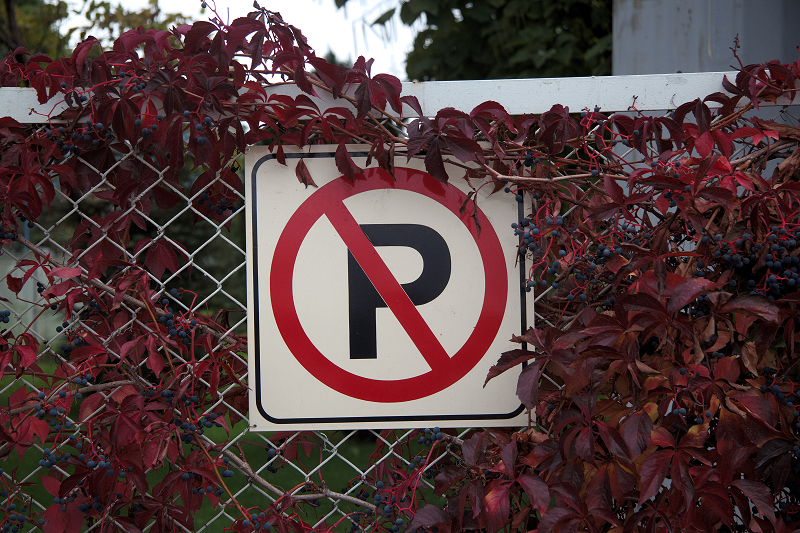
//> input picture Test.png, 800 x 533 px
$ ./main   (built with g++ and OpenCV 4)
//> lines starting //> are read from the running program, lines starting //| are printed output that depends on the picture
#include "opencv2/opencv.hpp"

using namespace std;
using namespace cv;

int main()
{
    Mat image = imread("Test.png");
//> image is the input picture: 533 rows x 800 cols, CV_8UC3; mean B, G, R 63.6, 62.9, 84.5
    Mat imgGray;
    cvtColor(image, imgGray, COLOR_BGR2GRAY);
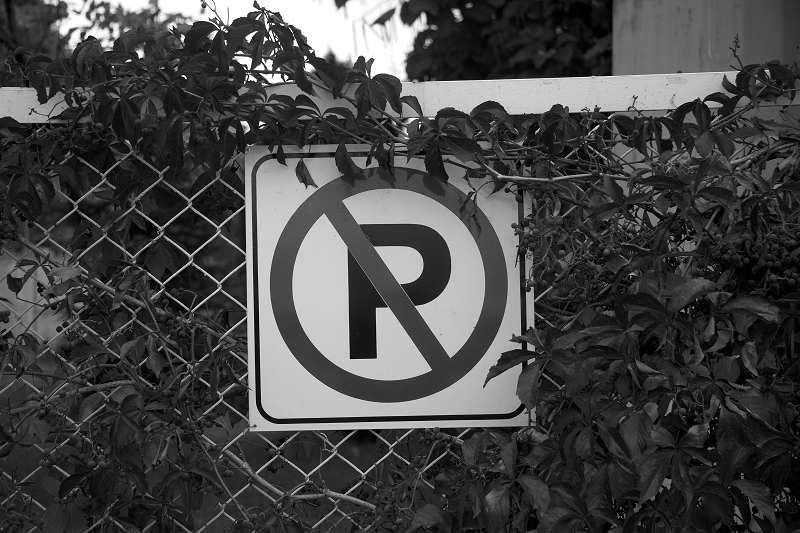
//> imgGray: 533 rows x 800 cols, CV_8UC1; min 0, max 255, mean 69.5

    Ptr<LineSegmentDetector> detector = createLineSegmentDetector();

    vector<Vec4f> lines;
    detector->detect(imgGray,
                     lines);
//> lines = 1669 items, first 8: [506.9, 78.38, 456.8, 79.98], [193.2, 19.08, 210.8, 22.16], [303.1, 56.87, 304.1, 68.36], [286.8, 23.61, 291.9, 24.27], [251.8, 69.86, 261.9, 69.57], [679.4, 72.69, 535.7, 77.74], [255.2, 170.7, 260.4, 406.9], [89.01, 33.82, 97.48, 38.21]

    Mat result(image.size(),
               CV_8UC3,
               Scalar(0, 0, 0));

    //    detector->drawSegments(result,
    //                           lines);

    // or the following

    Scalar color(0,0,255);
    int thickness = 2;
    for(int i=0; i<lines.size(); i++)
    {
        line(result,
             Point(lines.at(i)[0],
                lines.at(i)[1]),
             Point(lines.at(i)[2],
                lines.at(i)[3]),
             color,
             thickness);
    }
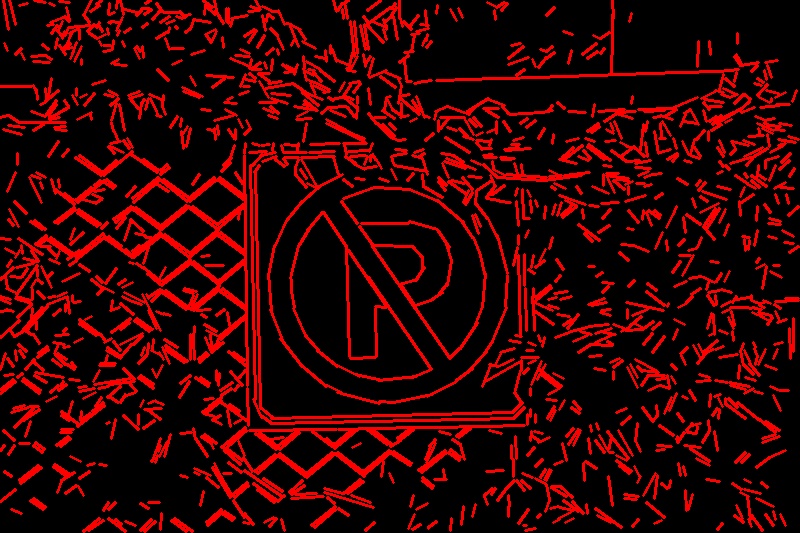
//> result: 533 rows x 800 cols, CV_8UC3; mean B, G, R 0, 0, 49.5

    imshow("image", image);
    imshow("result", result);

    waitKey();

    return 0;
}

$ run again, with Sign.png copied over Test.png
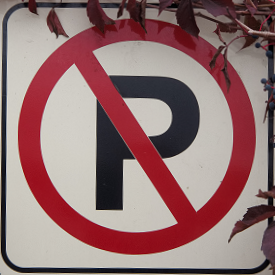
//> input picture Sign.png, 275 x 275 px
//> image is the input picture: 275 rows x 275 cols, CV_8UC3; mean B, G, R 114.3, 113.9, 147.2
//> `cvtColor(image, imgGray, COLOR_BGR2GRAY);`:
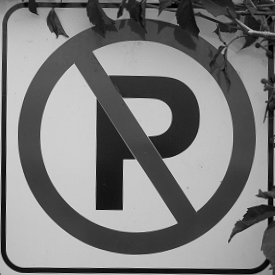
//> imgGray: 275 rows x 275 cols, CV_8UC1; min 0, max 227, mean 123.9
//> lines = 187 items, first 8: [120.6, 209.5, 95.63, 209.4], [6.47, 19.37, 5.14, 255.6], [95.25, 208.1, 96.09, 96.87], [184.9, 150.8, 162.2, 159.1], [122.3, 159.4, 122.2, 209.4], [16.87, 266.9, 256.9, 268.3], [259.4, 272.9, 13.12, 272], [148.4, 136.6, 166.8, 131.5]
//> after the loop `for(int i=0; i<lines.size(); i++)`:
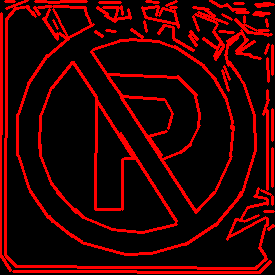
//> result: 275 rows x 275 cols, CV_8UC3; mean B, G, R 0, 0, 48.4
